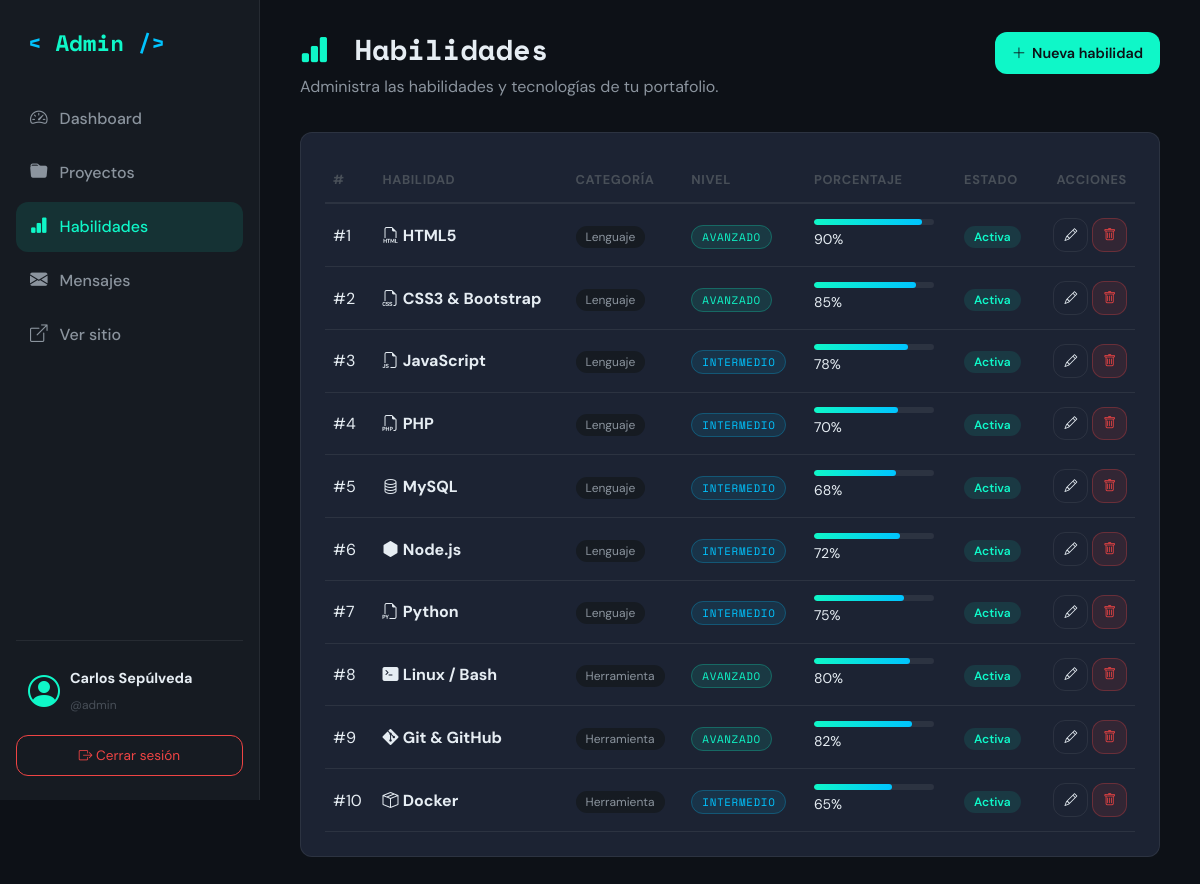
The app's page /admin/habilidades.php (signed in) with its own data.
### tables this page shows
CREATE TABLE habilidades (
  id          INT AUTO_INCREMENT PRIMARY KEY,
  nombre      VARCHAR(60) NOT NULL,
  icono       VARCHAR(60) DEFAULT 'bi-code-slash',
  porcentaje  TINYINT UNSIGNED NOT NULL DEFAULT 50,
  nivel       ENUM('basico','intermedio','avanzado') NOT NULL DEFAULT 'intermedio',
  categoria   ENUM('lenguaje','herramienta','blanda') NOT NULL DEFAULT 'lenguaje',
  orden       INT DEFAULT 0,
  activo      TINYINT(1) DEFAULT 1
);

### includes/funciones.php (called while the page is built, shortened)
<?php
function e(?string $valor): string {
    return htmlspecialchars($valor ?? '', ENT_QUOTES, 'UTF-8');
}

### admin/habilidades.php (the view, shortened to what this page needs)
<?php
require_once '../includes/admin_header.php';
$habilidades = $conexion->query(
    "SELECT * FROM habilidades ORDER BY categoria, orden, id"
)->fetch_all(MYSQLI_ASSOC);
?>
<header class="admin-page-header">
  <div>
    <h1><i class="bi bi-bar-chart-fill"></i> Habilidades</h1>
    <p>Administra las habilidades y tecnologías de tu portafolio.</p>
  </div>
  <a href="habilidad_form.php" class="btn-admin btn-admin-primary">
    <i class="bi bi-plus-lg"></i> Nueva habilidad
  </a>
</header>
<div class="admin-card">
  <?php if (!$habilidades): ?>
    <p class="text-muted text-center py-4">No hay habilidades aún.</p>
  <?php else: ?>
    <div class="table-responsive">
      <table class="admin-table">
        <thead>
          <tr>
            <th>#</th>
            <th>Habilidad</th>
            <th>Categoría</th>
            <th>Nivel</th>
            <th>Porcentaje</th>
            <th>Estado</th>
            <th class="text-end">Acciones</th>
          </tr>
        </thead>
        <tbody>
          <?php foreach ($habilidades as $h): ?>
            <tr>
              <td>#<?= $h['id'] ?></td>
              <td>
                <i class="bi <?= e($h['icono']) ?>"></i>
                <strong><?= e($h['nombre']) ?></strong>
              </td>
              <td><span class="badge-cat"><?= e($h['categoria']) ?></span></td>
              <td><span class="tech-level nivel-<?= e($h['nivel']) ?>"><?= ucfirst(e($h['nivel'])) ?></span></td>
              <td>
                <div class="skill-track" style="width: 120px;">
                  <div class="skill-fill" style="width: <?= (int)$h['porcentaje'] ?>%;"></div>
                </div>
                <small><?= (int)$h['porcentaje'] ?>%</small>
              </td>
              <td>
                <?= $h['activo']
                    ? '<span class="badge-status badge-leido">Activa</span>'
                    : '<span class="badge-status badge-nuevo">Oculta</span>' ?>
              </td>
              <td class="text-end">
                <div class="d-flex align-items-center justify-content-end gap-1">
                  <a href="habilidad_form.php?id=<?= $h['id'] ?>"
                     class="btn-admin btn-admin-sm btn-admin-outline">
                    <i class="bi bi-pencil"></i>
                  </a>
                  <form method="POST" action="habilidad_eliminar.php" class="d-inline"
                        onsubmit="return confirm('¿Eliminar «<?= e($h['nombre']) ?>»?');">
                    <button type="submit" class="btn-admin btn-admin-sm btn-admin-danger">
                      <i class="bi bi-trash"></i>
                    </button>
                  </form>
                </div>
              </td>
            </tr>
          <?php endforeach; ?>
        </tbody>
      </table>
    </div>
  <?php endif; ?>
</div>
<?php require_once '../includes/admin_footer.php'; ?>

### includes/admin_header.php (shortened to what this page needs)
<?php
require_once __DIR__ . '/funciones.php';
?>
<!DOCTYPE html>
<html lang="es" data-theme="dark">
<head>
  <link href="https://cdn.jsdelivr.net/npm/bootstrap@5.3.8/dist/css/bootstrap.min.css" rel="stylesheet">
  <link rel="stylesheet" href="https://cdn.jsdelivr.net/npm/bootstrap-icons@1.11.3/font/bootstrap-icons.min.css">
  <link rel="stylesheet" href="../css/style.css">
  <link rel="stylesheet" href="../css/dashboard.css">
</head>
<body class="admin-body">
<div class="admin-layout">
  <?php include __DIR__ . '/admin_sidebar.php'; ?>
  <main class="admin-main">

### includes/admin_sidebar.php
<?php
$pagina_actual = basename($_SERVER['PHP_SELF']);
?>
<aside class="admin-sidebar">
  <div class="admin-brand">
    <span class="brand-bracket">&lt;</span>
    <span>Admin</span>
    <span class="brand-bracket">/&gt;</span>
  </div>
  <nav class="admin-nav">
    <a href="dashboard.php"      class="admin-nav-link <?= $pagina_actual === 'dashboard.php' ? 'active' : '' ?>">
      <i class="bi bi-speedometer2"></i> <span>Dashboard</span>
    </a>
    <a href="proyectos.php"      class="admin-nav-link <?= str_contains($pagina_actual, 'proyectos') ? 'active' : '' ?>">
      <i class="bi bi-folder-fill"></i> <span>Proyectos</span>
    </a>
    <a href="habilidades.php"    class="admin-nav-link <?= str_contains($pagina_actual, 'habilidades') ? 'active' : '' ?>">
      <i class="bi bi-bar-chart-fill"></i> <span>Habilidades</span>
    </a>
    <a href="mensajes.php"       class="admin-nav-link <?= $pagina_actual === 'mensajes.php' ? 'active' : '' ?>">
      <i class="bi bi-envelope-fill"></i> <span>Mensajes</span>
    </a>
    <a href="../index.php"       class="admin-nav-link" target="_blank">
      <i class="bi bi-box-arrow-up-right"></i> <span>Ver sitio</span>
    </a>
  </nav>
  <div class="admin-user">
    <div class="admin-user-info">
      <i class="bi bi-person-circle"></i>
      <div>
        <strong><?= e($_SESSION['admin_nombre'] ?? 'Admin') ?></strong>
        <small>@<?= e($_SESSION['admin_user'] ?? '') ?></small>
      </div>
    </div>
    <a href="../pages/logout.php" class="admin-logout">
      <i class="bi bi-box-arrow-right"></i> Cerrar sesión
    </a>
  </div>
</aside>

### includes/admin_footer.php (shortened to what this page needs)
  </main>
</div>
</body>
</html>

### css/style.css (style rules this page uses)
:root { --accent-1: #0ff7c8; --accent-2: #00c4ff; --accent-3: #7c3aed; --accent-4: #f59e0b; --accent-5: #ef4444; --bg-primary: #0d1117; --bg-secondary: #161b22; --bg-card: #1c2333; --bg-card-hover:#21293d; --border-color: rgba(255, 255, 255, 0.07); --text-primary: #e6edf3; --text-secondary: #8b949e; --text-muted: #484f58; --nav-bg: rgba(13, 17, 23, 0.85); --shadow-sm: 0 2px 8px rgba(0,0,0,0.3); --shadow-md: 0 8px 32px rgba(0,0,0,0.4); --shadow-glow: 0 0 20px rgba(15, 247, 200, 0.15); --font-display: 'Space Mono', monospace; --font-body: 'DM Sans', sans-serif; --transition-fast: 0.15s ease; --transition-normal: 0.3s ease; --transition-slow: 0.6s ease; --radius-sm: 6px; --radius-md: 12px; --radius-lg: 20px; --section-padding: 100px 0; }
*, *::before, *::after { box-sizing: border-box; margin: 0; padding: 0; }
html { scroll-behavior: smooth; scroll-padding-top: 72px; }
body { font-family: var(--font-body); background-color: var(--bg-primary); color: var(--text-primary); font-size: 1rem; line-height: 1.7; overflow-x: hidden; transition: background-color var(--transition-slow), color var(--transition-slow); }
h1, h2, h3, h4, h5 { font-family: var(--font-display); font-weight: 700; line-height: 1.2; color: var(--text-primary); }
p { color: var(--text-secondary); }
a { color: var(--accent-1); text-decoration: none; transition: color var(--transition-fast); }
.brand-bracket { color: var(--accent-1); }
.skill-track { height: 6px; background: var(--border-color); border-radius: 3px; overflow: hidden; }
.skill-fill { height: 100%; width: 0%; background: linear-gradient(90deg, var(--accent-1), var(--accent-2)); border-radius: 3px; transition: width 1.2s cubic-bezier(0.25, 1, 0.5, 1); }
.tech-level { font-family: var(--font-display); font-size: 0.68rem; padding: 3px 10px; border-radius: 20px; text-transform: uppercase; letter-spacing: 0.06em; }
.nivel-intermedio { background: rgba(0,196,255,0.1); color: var(--accent-2); border: 1px solid rgba(0,196,255,0.25); }
.nivel-avanzado { background: rgba(15,247,200,0.1); color: var(--accent-1); border: 1px solid rgba(15,247,200,0.25); }

### records on screen
habilidades: id "1", nombre "HTML5", categoria "Lenguaje", nivel "AVANZADO", porcentaje "90", activo "Activa"
habilidades: id "2", nombre "CSS3 & Bootstrap", categoria "Lenguaje", nivel "AVANZADO", porcentaje "85", activo "Activa"
habilidades: id "3", nombre "JavaScript", categoria "Lenguaje", nivel "INTERMEDIO", porcentaje "78", activo "Activa"
habilidades: id "4", nombre "PHP", categoria "Lenguaje", nivel "INTERMEDIO", porcentaje "70", activo "Activa"
habilidades: id "5", nombre "MySQL", categoria "Lenguaje", nivel "INTERMEDIO", porcentaje "68", activo "Activa"
habilidades: id "6", nombre "Node.js", categoria "Lenguaje", nivel "INTERMEDIO", porcentaje "72", activo "Activa"
habilidades: id "7", nombre "Python", categoria "Lenguaje", nivel "INTERMEDIO", porcentaje "75", activo "Activa"
habilidades: id "8", nombre "Linux / Bash", categoria "Herramienta", nivel "AVANZADO", porcentaje "80", activo "Activa"
habilidades: id "9", nombre "Git & GitHub", categoria "Herramienta", nivel "AVANZADO", porcentaje "82", activo "Activa"
habilidades: id "10", nombre "Docker", categoria "Herramienta", nivel "INTERMEDIO", porcentaje "65", activo "Activa"

### other values on screen
$_SESSION['admin_nombre'] "Carlos Sepúlveda"
$_SESSION['admin_user'] "admin"
